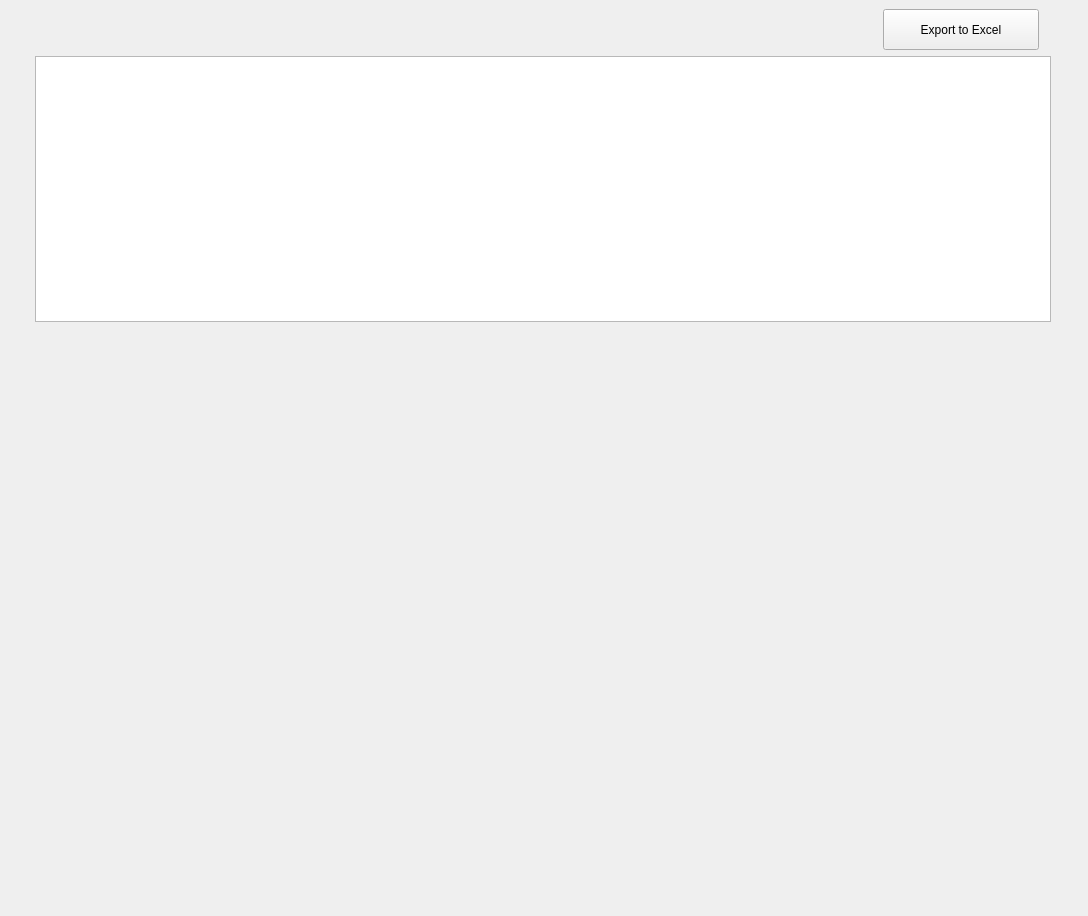
<?xml version="1.0" encoding="UTF-8"?>
<ui version="4.0">
 <class>Form</class>
 <widget class="QWidget" name="Form">
  <property name="geometry">
   <rect>
    <x>0</x>
    <y>0</y>
    <width>1088</width>
    <height>916</height>
   </rect>
  </property>
  <property name="windowTitle">
   <string>Form</string>
  </property>
  <widget class="QWidget" name="layoutWidget">
   <property name="geometry">
    <rect>
     <x>35</x>
     <y>325</y>
     <width>1016</width>
     <height>576</height>
    </rect>
   </property>
   <layout class="QVBoxLayout" name="verticalLayout_4" stretch="80,500">
    <property name="spacing">
     <number>0</number>
    </property>
    <item>
     <layout class="QVBoxLayout" name="uiToolbarLayout"/>
    </item>
    <item>
     <layout class="QVBoxLayout" name="uiPlotLayout"/>
    </item>
   </layout>
  </widget>
  <widget class="QTableView" name="uiResultsTableView">
   <property name="geometry">
    <rect>
     <x>35</x>
     <y>56</y>
     <width>1016</width>
     <height>266</height>
    </rect>
   </property>
   <property name="alternatingRowColors">
    <bool>true</bool>
   </property>
  </widget>
  <widget class="QPushButton" name="pushButton">
   <property name="geometry">
    <rect>
     <x>883</x>
     <y>9</y>
     <width>156</width>
     <height>41</height>
    </rect>
   </property>
   <property name="text">
    <string>Export to Excel</string>
   </property>
  </widget>
 </widget>
 <resources/>
 <connections>
  <connection>
   <sender>uiResultsTableView</sender>
   <signal>clicked(QModelIndex)</signal>
   <receiver>Form</receiver>
   <slot>select_molecules()</slot>
   <hints>
    <hint type="sourcelabel">
     <x>270</x>
     <y>66</y>
    </hint>
    <hint type="destinationlabel">
     <x>284</x>
     <y>0</y>
    </hint>
   </hints>
  </connection>
  <connection>
   <sender>pushButton</sender>
   <signal>clicked()</signal>
   <receiver>Form</receiver>
   <slot>export_to_excel()</slot>
   <hints>
    <hint type="sourcelabel">
     <x>897</x>
     <y>30</y>
    </hint>
    <hint type="destinationlabel">
     <x>839</x>
     <y>5</y>
    </hint>
   </hints>
  </connection>
 </connections>
 <slots>
  <slot>select_molecules()</slot>
  <slot>export_to_excel()</slot>
 </slots>
</ui>
